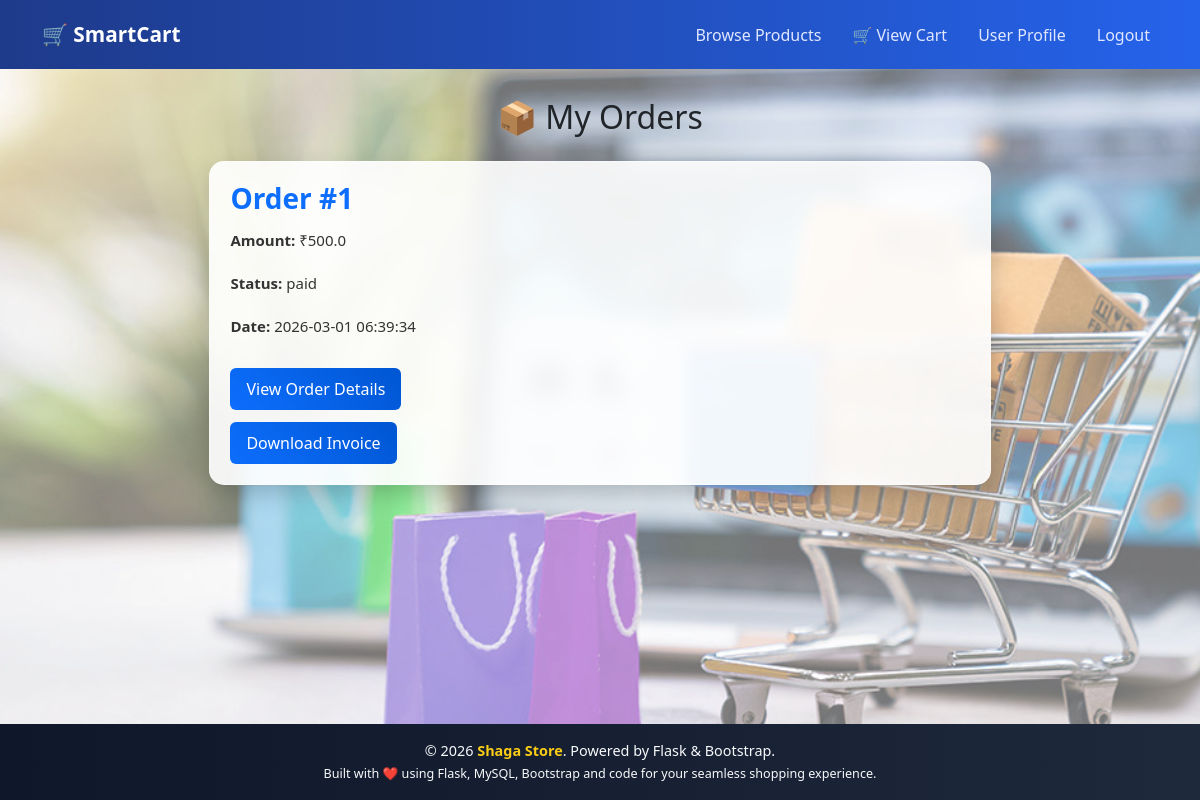
/user/my-orders (signed in), run on the app's committed database.
### tables this page shows
CREATE TABLE orders (
    order_id INTEGER PRIMARY KEY AUTOINCREMENT,
    user_id INTEGER NOT NULL,
    razorpay_order_id TEXT,
    razorpay_payment_id TEXT,
    amount REAL,
    payment_status TEXT,
    created_at TIMESTAMP DEFAULT CURRENT_TIMESTAMP,
    address_id INTEGER
);

### app.py (the view)
@app.route('/user/my-orders')
def my_orders():
    if 'user_id' not in session:
        flash("Please login!", "danger")
        return redirect('/user-login')
    conn = get_db_connection()
    cursor = conn.cursor()
    cursor.execute("SELECT * FROM orders WHERE user_id=? ORDER BY created_at DESC", (session['user_id'],))
    orders = cursor.fetchall()
    cursor.close()
    conn.close()
    return render_template("user/my_orders.html", orders=orders)

### app.py (called while the page is built)
def get_db_connection():
    conn = sqlite3.connect("smartcart.db")
    conn.row_factory = sqlite3.Row   # dictionary=True replacement
    return conn

### templates/user/my_orders.html (shortened to what this page needs)
{% extends 'base.html' %}
{% block content %}
<div class="orders-container">
    <h2 class="text-center mb-4">📦 My Orders</h2>
    {% if orders|length == 0 %}
        <p>You have not placed any orders yet.</p>
        <a href="/user/products">Start Shopping</a>
    {% else %}
        {% for order in orders %}
        <div class="order-card mx-auto">
            <h3>Order #{{ order.order_id }}</h3>
            <div class="order-info">
                <p><strong>Amount:</strong> ₹{{ order.amount }}</p>
                <p><strong>Status:</strong> {{ order.payment_status }}</p>
                <p><strong>Date:</strong> {{ order.created_at }}</p>
            </div>
            <a href="/user/order-success/{{ order.order_id }}" class="view-btn">
                View Order Details
            </a>
            <br>
            <a href="/user/download-invoice/{{ order.order_id }}" class="view-btn">
                Download Invoice
            </a>
        </div>
        {% endfor %}
    {% endif %}
</div>
{% endblock %}

### static/style.css (style rules this page uses)
body { margin: 0; font-family: 'Segoe UI', Tahoma, sans-serif; background: linear-gradient( 135deg, rgba(99, 102, 241, 0.45), rgba(56, 189, 248, 0.45), rgba(34, 197, 94, 0.45) ); background-image: url("./bg.jpg"); background-size: cover; background-position: center; background-repeat: no-repeat; background-attachment: fixed; min-height: 100vh; }
body { background-image: url("./bg.jpg"); background-size: cover; background-position: center; background-repeat: no-repeat; background-attachment: fixed; }

### templates/user/my_orders.html (style rules this page uses)
.orders-container { width: 70%; margin: auto; margin-top: 5px; }
.order-card { background: rgba(255, 255, 255, 0.9); backdrop-filter: blur(8px); border: 1px solid rgba(255,255,255,0.4); padding: 20px; margin-bottom: 30px; border-radius: 15px; box-shadow: 0 8px 25px rgba(0,0,0,0.2); transition: transform 0.3s ease, box-shadow 0.3s ease; }
.order-card h3 { margin-bottom: 12px; color: #0d6efd; font-weight: 600; }
.order-info { line-height: 1.8; color: #333; font-size: 15px; }
.view-btn { padding: 9px 16px; background: linear-gradient(45deg, #0d6efd, #0056d2); color: white; text-decoration: none; border-radius: 6px; display: inline-block; margin-top: 12px; margin-right: 8px; font-weight: 500; transition: 0.3s; }

### data on the page
orders: order_id "1", amount "500.0", payment_status "paid", created_at "2026-03-01 06:39:34"
